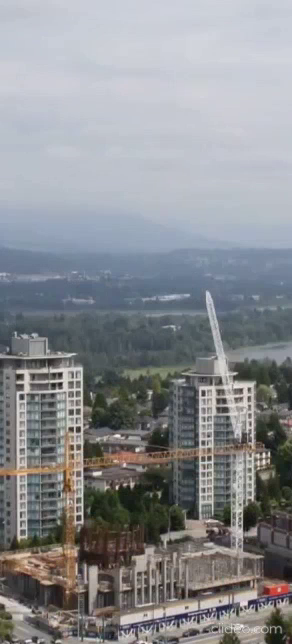
#> input picture frame 60 of video_building.mp4, 292 x 644 px
$ python 'Experiments0_morpho (Extracted edges and Hough Lines).py'   (older library calls are emulated)
#> lines starting #> are read from the running program, lines starting #| are printed output that depends on the picture; after the words box and inside, x2 and y2 are one past the last pixel; in counts of white or black regions, pixels touching at a corner belong together
#!/usr/bin/env python
# coding: utf-8

# # Edge Detection

# In[1]:


import numpy as np
import cv2
import time
from matplotlib import pyplot as plt
import os
from cv2.ximgproc import guidedFilter
from cv2.ximgproc import l0Smooth
import math
count = 0
path = "HoughLines/"


# In[2]:


def my_polygon(img,pts):
    line_type = 8
    # Create some points
    ppt = np.array(pts, np.int32)
    ppt = ppt.reshape((-1, 1, 2))
    img = cv2.fillPoly(img, [ppt], (0, 0, 0), line_type)
#    img = cv2.polylines(img, [ppt], True,(0, 0, 0), line_type)
    return img


# In[3]:


pts1 = [ [190,0],
        [195,475],
        [292,500],
        [292,0]     ]
pts2 = [ [0,0],
        [40,0],
        [40,500],
        [0,500]     ]

pts1 = [ [190,0],
        [195,644],
        [292,644],
        [292,0]     ]
pts2 = [ [0,0],
        [40,0],
        [40,644],
        [0,644]     ]


# In[4]:


# In[5]:


import cv2
import numpy as np
import matplotlib.pyplot as plt

def Gabor_filtering(gray, ksize=111, sigma=10, gamma=1.2, lamda=10, phi=0, theta=0):

    kernel = cv2.getGaborKernel((ksize, ksize), sigma, theta, lamda, gamma, phi, ktype=cv2.CV_32F)

    # filtering
    out = cv2.filter2D(gray, cv2.CV_8UC3, kernel)

    out = np.clip(out, 0, 255)
    out = out.astype(np.uint8)
    return out

# Use 6 Gabor filters with different angles to perform feature extraction on the image
def Gabor_process(img):
    # get shape
    H, W, _ = img.shape

    # gray scale
    gray = cv2.cvtColor(img, cv2.COLOR_BGR2GRAY).astype(np.float32)

    # define angle
    #As = [0, 45, 90, 135]
    As = [0, 1*np.pi/2]

    # prepare pyplot
    plt.subplots_adjust(left=0, right=1, top=1, bottom=0, hspace=0, wspace=0.2)

    out = np.zeros([H, W], dtype=np.float32)

    # each angle
    for i, A in enumerate(As):
        # gabor filtering
        _out = Gabor_filtering(gray, ksize=11, sigma=1.5, gamma=1.2, lamda=3, theta=A)

        # add gabor filtered image
        out += _out

    # scale normalization
    out = out / out.max() * 255
    out = out.astype(np.uint8)

    return out


# In[32]:


import cv2
import numpy as np

cap = cv2.VideoCapture("video_building.mp4")
# cap = cv2.VideoCapture("production ID_4434242.mp4")


# reads frames from a camera
suc, img = cap.read()
#> img is the input picture: shape (644, 292, 3); mean B, G, R 144.2, 140.4, 138.3
if suc==False:
    print("No frame!!!")
    exit()
w,h,c = img.shape
#> w = 644; h = 292; c = 3
blank0 = np.zeros((w, h, c), dtype = "uint8")
Progress = blank0.copy()
r,g,b = 0,0,0
while True:
    if(b<255):
        b+=20
    if(b>=255):
        b=0
        if(g<255):
            g+=20
        if(g>=255):
            g=0
            if(r<255):
                r+=20
            if(r>=255):
                r=0


    suc, img = cap.read()
#     print(img.shape)
    if suc == False:
        break
#     w,h,c = img.shape
#     img = cv2.resize(img,(w//5,h//4))
#     difference = cv2.subtract(img, img0)

    img0 = img.copy()
    dst_img = img.copy()
# [18 lines of commented-out code are left out]


    frame1 = img.copy()
    gray = cv2.cvtColor(frame1, cv2.COLOR_BGR2GRAY)
#   blurred = cv2.GaussianBlur(gray, (5, 5), 0)

    # Display an original image
#     cv2.imshow('Original', gray)

    # finds edges in the input image image and
    # marks them in the output map edges

    blur = cv2.GaussianBlur(gray,(3,3),0)

    #adpt hist
    clahe = cv2.createCLAHE(clipLimit=2.0, tileGridSize=(8,8))
    adpt_hist = clahe.apply(blur)
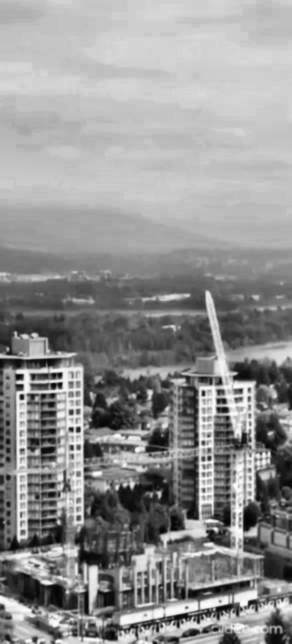
#> adpt_hist: shape (644, 292); min 3, max 254, mean 146.3

    #gabor filtering process
    img = frame1.astype(np.float32)

    out = Gabor_process(frame1)
    img_gb = cv2.add(out, gray)
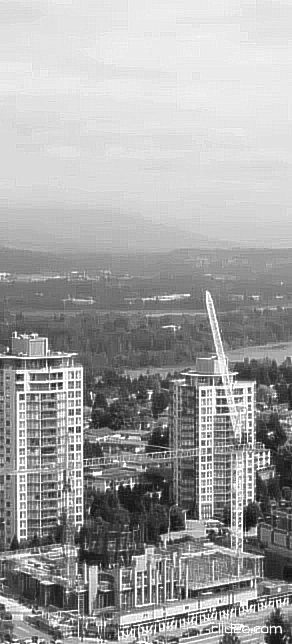
#> img_gb: shape (644, 292); min 15, max 255, mean 163.3

    #canny edge ditection
    edges = cv2.Canny(img_gb,190,250)
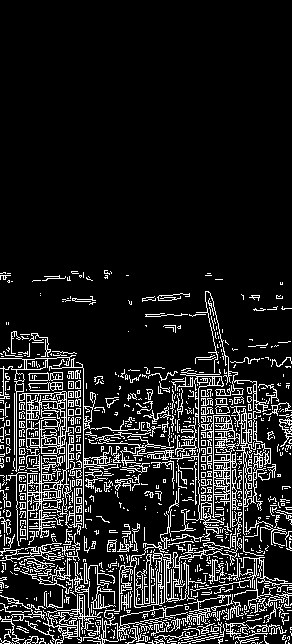
#> edges: shape (644, 292); 12.6% white in thin lines or dots, all inside (x1, y1, x2, y2) = (0, 270, 292, 644)

    #closing
    kernelSize = (2,2)
    kernel = cv2.getStructuringElement(cv2.MORPH_RECT, kernelSize)
    closing = cv2.morphologyEx(edges, cv2.MORPH_CLOSE, kernel)
#> closing: shape (644, 292); 18.1% white; 159 white regions (123 under 20 px), largest, box (x1, y1, x2, y2) and area: (0, 292, 292, 644) 30896, (108, 524, 141, 553) 354, (105, 475, 149, 499) 257

    #opening
    kernelSize = (2,2)
    kernel = cv2.getStructuringElement(cv2.MORPH_RECT, kernelSize)
    opening_edges = cv2.morphologyEx(closing, cv2.MORPH_OPEN, kernel)
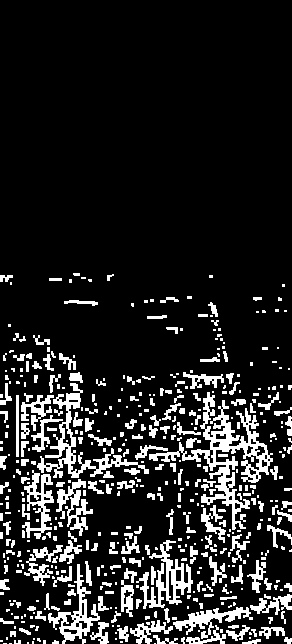
#> opening_edges: shape (644, 292); 14% white; 495 white regions (285 under 20 px), largest, box (x1, y1, x2, y2) and area: (149, 392, 273, 530) 3482, (37, 383, 149, 478) 1773, (136, 540, 193, 609) 1315

    edges = closing


# [56 lines of commented-out code are left out]

    rho = 10
    Thetares = (math.pi)/2
    Threshold = 10
    minLineLength = 25
    maxLineGap = 5

    lines = cv2.HoughLinesP(edges,rho,Thetares,Threshold,minLineLength,maxLineGap)
#> lines = 1471 rows, first 6: [45, 553, 45, 546], [284, 605, 284, 595], [230, 576, 240, 576], [206, 462, 206, 449], [142, 431, 154, 431], [190, 643, 196, 643]
    Hough_img = blank0.copy()
    try:
        for line in lines:
            x1,y1,x2,y2 = line[0]

            cv2.line(img0,(x1,y1),(x2,y2),(255,255,0),1)
            cv2.line(Hough_img,(x1,y1),(x2,y2),(255,255,0),1)
            color = (r,g,b)
            cv2.line(Progress,(x1,y1),(x2,y2),color,1)
#> this loop made 1471 passes
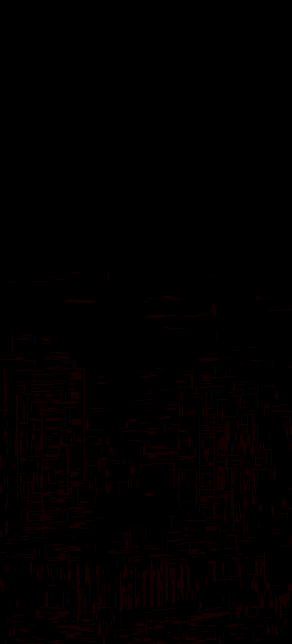
#> Progress: shape (644, 292, 3); mean B, G, R 0, 0, 1.65
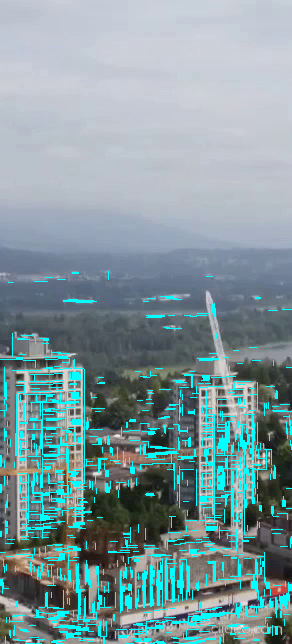
#> img0: shape (644, 292, 3); mean B, G, R 156.1, 151.8, 127.6
    except:
        continue


# [27 lines of commented-out code are left out]
    closing = cv2.bitwise_and(dst_img, dst_img, mask=closing)
#> closing: shape (644, 292, 3)

# [10 lines of commented-out code are left out]

    print("img.shape:",img[0,0,0].dtype)
#| img.shape: float32
    print("Hough_img.shape",Hough_img[0,0,0].dtype)
#| Hough_img.shape uint8
    print("img0.shape",img0[0,0,0].dtype)
#| img0.shape uint8
    print("closing.shape",closing[0,0,0].dtype)
#| closing.shape uint8

    #     edges = cv2.bitwise_and(dst_img, dst_img, mask=dst_edges)
    final_img = cv2.hconcat([dst_img,closing,Hough_img, img0])
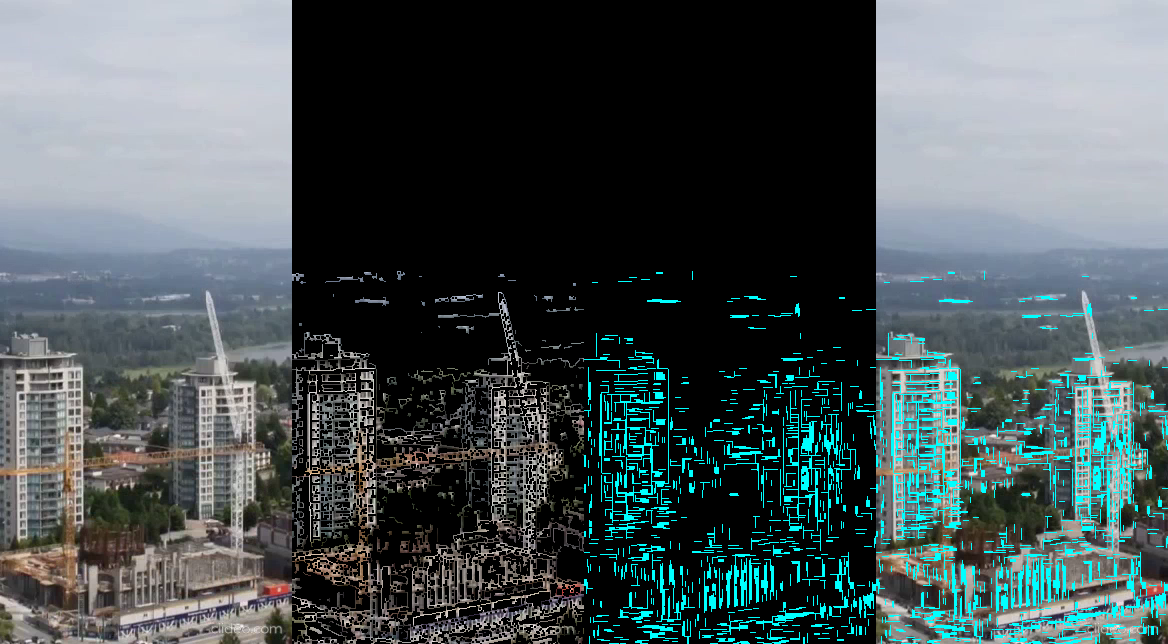
#> final_img: shape (644, 1168, 3); mean B, G, R 85.4, 83.6, 71.8

#     final = cv2.vconcat([final_img,dst_final_img])
    cv2.imshow('final_img', final_img)
# [7 lines of commented-out code are left out]

    if cv2.waitKey(5) & 0xFF == ord('q'):
#> (key q is pressed here)
        break
#     cv2.imwrite(path+str(count)+".png",img0)
    count+=1

#cap.destroyAllWindows()
cv2.destroyAllWindows()


# [22 lines of commented-out code are left out]

$ run again, starting later in the video
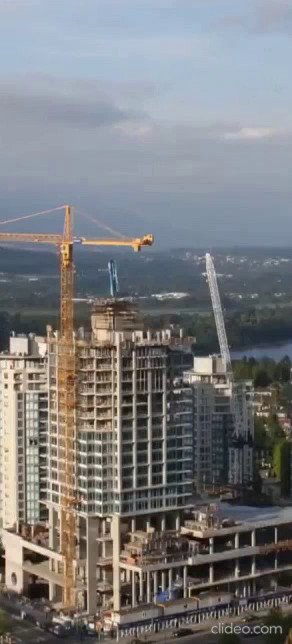
#> input picture frame 270 of video_building.mp4, 292 x 644 px
#> img is the input picture: shape (644, 292, 3); mean B, G, R 126.2, 124.1, 123.2
#> `edges = cv2.Canny(img_gb,190,250)`:
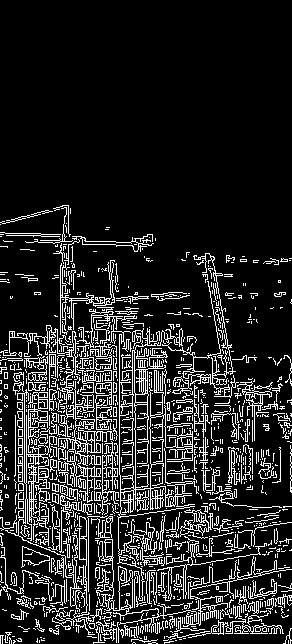
#> edges: shape (644, 292); 14.5% white in thin lines or dots, all inside (x1, y1, x2, y2) = (0, 205, 292, 644)
#> opening_edges: shape (644, 292); 16.3% white; 538 white regions (304 under 20 px), largest, box (x1, y1, x2, y2) and area: (37, 329, 129, 462) 3226, (18, 391, 55, 531) 1828, (121, 332, 173, 398) 1376
#> lines = 1830 rows, first 6: [152, 581, 152, 571], [165, 340, 165, 332], [141, 252, 141, 239], [98, 433, 98, 428], [84, 489, 84, 480], [120, 611, 120, 576]
#> the loop `for line in lines:` made 1830 passes
#| img.shape: float32
#| Hough_img.shape uint8
#| img0.shape uint8
#| closing.shape uint8
#> `final_img = cv2.hconcat([dst_img,closing,Hough_img, img0])`:
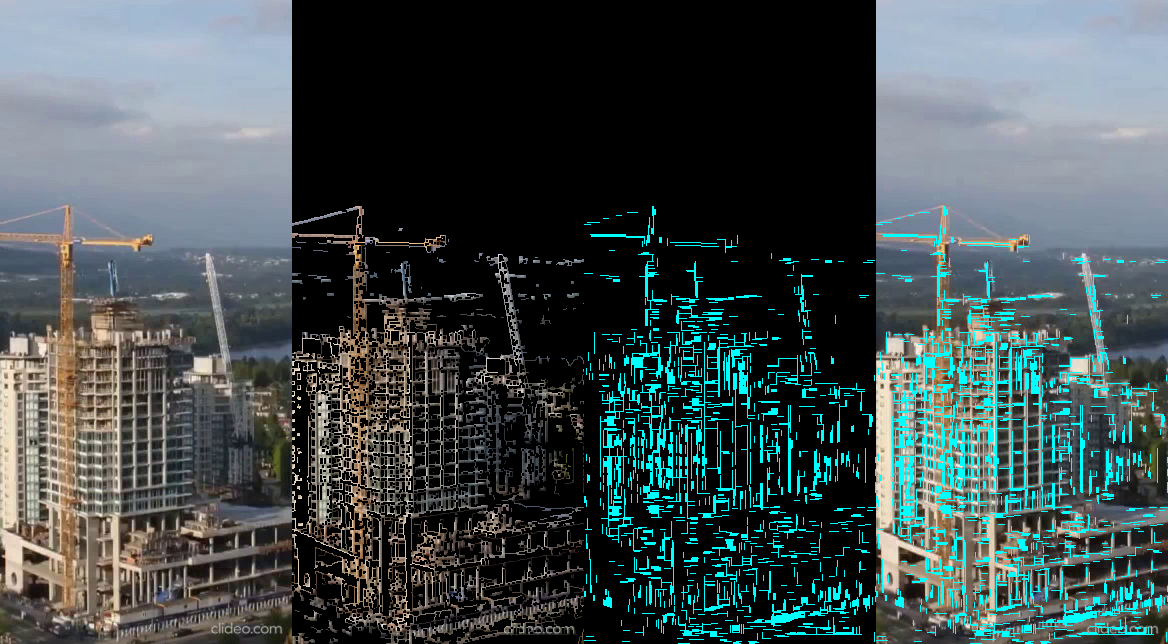
#> final_img: shape (644, 1168, 3); mean B, G, R 78.8, 78, 65

$ run again, starting later in the video
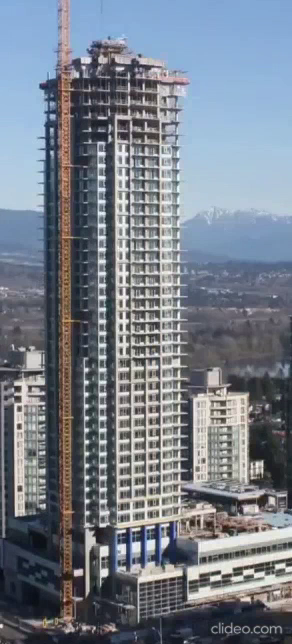
#> input picture frame 481 of video_building.mp4, 292 x 644 px
#> img is the input picture: shape (644, 292, 3); mean B, G, R 136.9, 125.8, 118
#> `edges = cv2.Canny(img_gb,190,250)`:
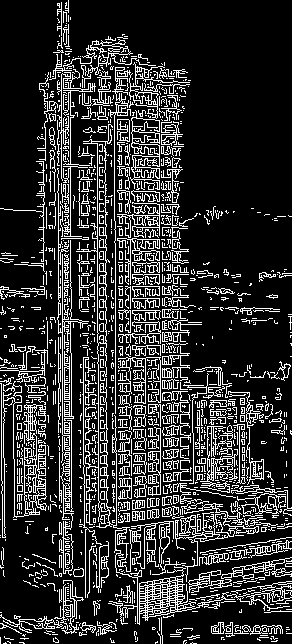
#> edges: shape (644, 292); 19.1% white in thin lines or dots
#> opening_edges: shape (644, 292); 20.2% white; 812 white regions (412 under 20 px), largest, box (x1, y1, x2, y2) and area: (48, 62, 94, 304) 2432, (60, 353, 76, 516) 1680, (137, 578, 198, 626) 1403
#> lines = 2342 rows, first 6: [171, 166, 171, 161], [66, 551, 66, 546], [146, 473, 146, 454], [36, 466, 36, 456], [122, 381, 122, 374], [160, 190, 160, 121]
#> the loop `for line in lines:` made 2342 passes
#| img.shape: float32
#| Hough_img.shape uint8
#| img0.shape uint8
#| closing.shape uint8
#> `final_img = cv2.hconcat([dst_img,closing,Hough_img, img0])`:
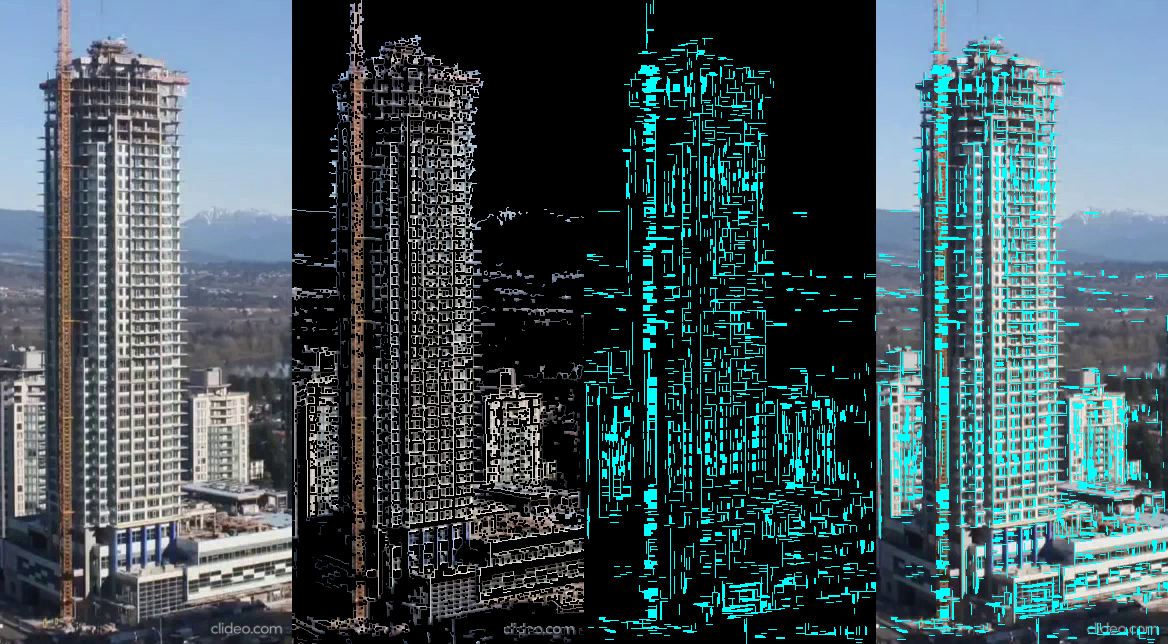
#> final_img: shape (644, 1168, 3); mean B, G, R 89.2, 83.5, 63.4
